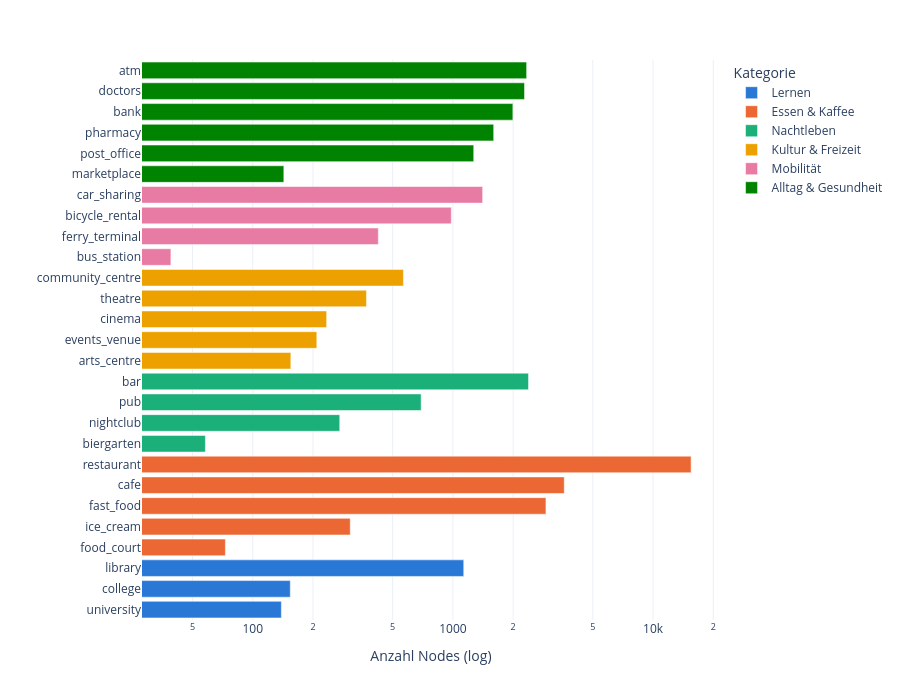

Write notebook code for a chart like this one.
### Code cell
per_amenity = (df.groupby(["category", "amenity"], observed=True).size()
                 .reset_index(name="Anzahl").sort_values("Anzahl", ascending=True))
fig = px.bar(per_amenity, x="Anzahl", y="amenity", color="category", orientation="h",
             color_discrete_map=COLORS, category_orders={"category": CAT_ORDER},
             labels={"category": "Kategorie", "amenity": ""})
fig.update_layout(height=700, xaxis_type="log", xaxis_title="Anzahl Nodes (log)")
fig.show()

### Figure 1 — Plotly figure (JSON) as saved in the notebook; plotly's stock layout.template omitted (floating-point values rounded to 4 significant figures)
{"data": [{"hovertemplate": "Kategorie=Lernen<br>Anzahl=%{x}<br>=%{y}<extra></extra>", "legendgroup": "Lernen", "marker": {"color": "#2a78d6", "pattern": {"shape": ""}}, "name": "Lernen", "orientation": "h", "showlegend": true, "textposition": "auto", "type": "bar", "x": [139, 154, 1133], "xaxis": "x", "y": ["university", "college", "library"], "yaxis": "y"}, {"hovertemplate": "Kategorie=Essen & Kaffee<br>Anzahl=%{x}<br>=%{y}<extra></extra>", "legendgroup": "Essen & Kaffee", "marker": {"color": "#eb6834", "pattern": {"shape": ""}}, "name": "Essen & Kaffee", "orientation": "h", "showlegend": true, "textposition": "auto", "type": "bar", "x": [73, 307, 2917, 3601, 15496], "xaxis": "x", "y": ["food_court", "ice_cream", "fast_food", "cafe", "restaurant"], "yaxis": "y"}, {"hovertemplate": "Kategorie=Nachtleben<br>Anzahl=%{x}<br>=%{y}<extra></extra>", "legendgroup": "Nachtleben", "marker": {"color": "#1baf7a", "pattern": {"shape": ""}}, "name": "Nachtleben", "orientation": "h", "showlegend": true, "textposition": "auto", "type": "bar", "x": [58, 272, 694, 2387], "xaxis": "x", "y": ["biergarten", "nightclub", "pub", "bar"], "yaxis": "y"}, {"hovertemplate": "Kategorie=Kultur & Freizeit<br>Anzahl=%{x}<br>=%{y}<extra></extra>", "legendgroup": "Kultur & Freizeit", "marker": {"color": "#eda100", "pattern": {"shape": ""}}, "name": "Kultur & Freizeit", "orientation": "h", "showlegend": true, "textposition": "auto", "type": "bar", "x": [155, 209, 234, 370, 566], "xaxis": "x", "y": ["arts_centre", "events_venue", "cinema", "theatre", "community_centre"], "yaxis": "y"}, {"hovertemplate": "Kategorie=Mobilität<br>Anzahl=%{x}<br>=%{y}<extra></extra>", "legendgroup": "Mobilität", "marker": {"color": "#e87ba4", "pattern": {"shape": ""}}, "name": "Mobilität", "orientation": "h", "showlegend": true, "textposition": "auto", "type": "bar", "x": [39, 424, 982, 1408], "xaxis": "x", "y": ["bus_station", "ferry_terminal", "bicycle_rental", "car_sharing"], "yaxis": "y"}, {"hovertemplate": "Kategorie=Alltag & Gesundheit<br>Anzahl=%{x}<br>=%{y}<extra></extra>", "legendgroup": "Alltag & Gesundheit", "marker": {"color": "#008300", "pattern": {"shape": ""}}, "name": "Alltag & Gesundheit", "orientation": "h", "showlegend": true, "textposition": "auto", "type": "bar", "x": [143, 1271, 1599, 1994, 2280, 2336], "xaxis": "x", "y": ["marketplace", "post_office", "pharmacy", "bank", "doctors", "atm"], "yaxis": "y"}], "layout": {"barmode": "relative", "height": 700, "legend": {"title": {"text": "Kategorie"}, "tracegroupgap": 0}, "margin": {"t": 60}, "xaxis": {"anchor": "y", "domain": [0, 1], "title": {"text": "Anzahl Nodes (log)"}, "type": "log"}, "yaxis": {"anchor": "x", "domain": [0, 1], "title": {"text": ""}}}}
